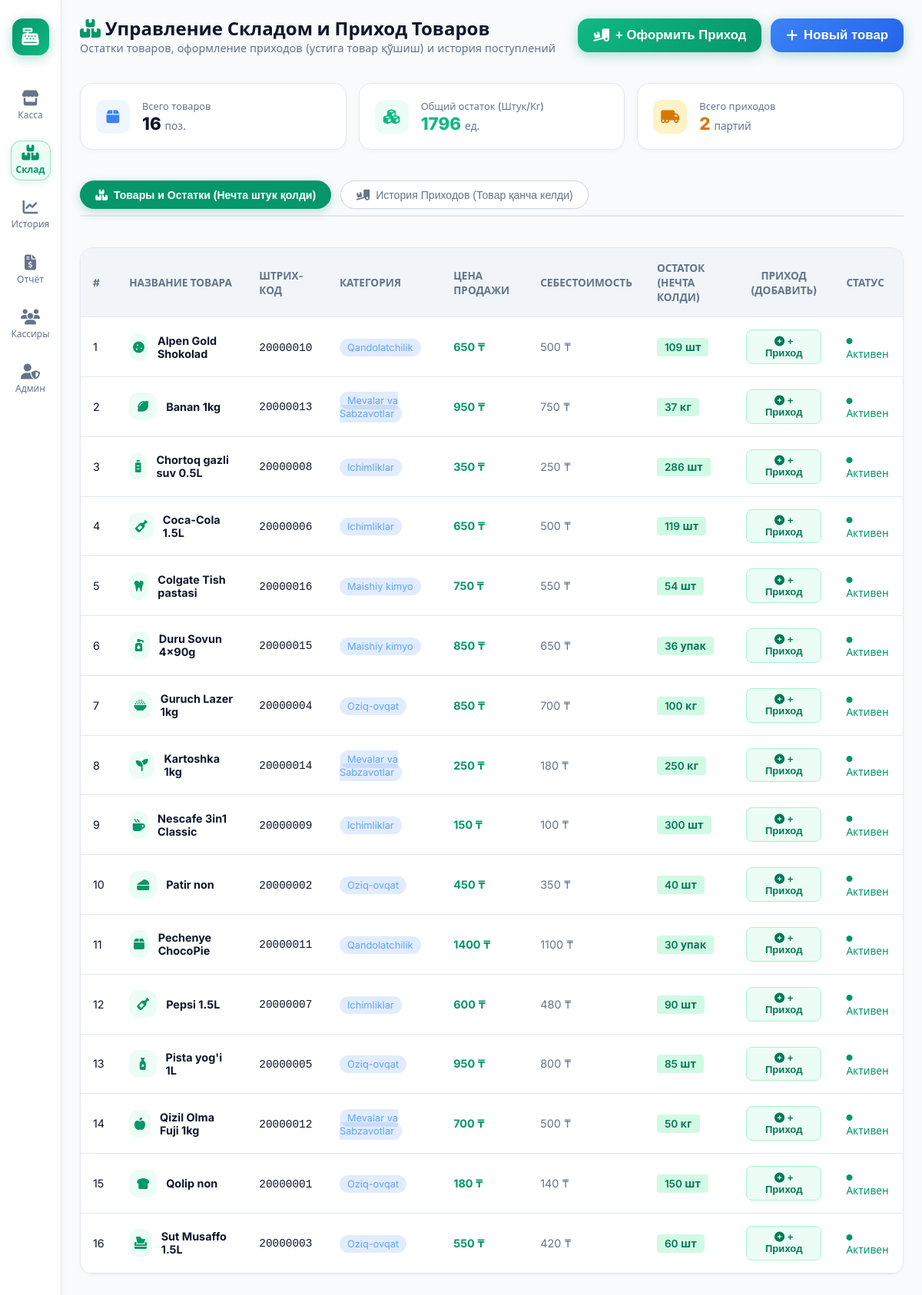
Screenshot of /products/ with the database file from the repository.
### kassa/models.py (models this page shows, shortened)
class Product(models.Model):
    UNIT_CHOICES = [
        ('dona', 'шт'),
        ('kg', 'кг'),
        ('litr', 'л'),
        ('qadoq', 'упак'),
        ('metr', 'м'),
    ]
    name = models.CharField(max_length=200, verbose_name="Название товара")
    barcode = models.CharField(max_length=50, unique=True, blank=True, null=True, verbose_name="Штрих-код")
    category = models.ForeignKey(Category, on_delete=models.SET_NULL, null=True, blank=True, related_name='products', verbose_name="Категория")
    price = models.DecimalField(max_digits=12, decimal_places=0, verbose_name="Цена продажи (₸)")
    cost_price = models.DecimalField(max_digits=12, decimal_places=0, default=0, verbose_name="Себестоимость (₸)")
    stock = models.IntegerField(default=100, verbose_name="Остаток на складе")
    unit = models.CharField(max_length=20, choices=UNIT_CHOICES, default='dona', verbose_name="Единица измерения")
    icon = models.CharField(max_length=50, default="fa-shopping-bag", verbose_name="Иконка")
    is_active = models.BooleanField(default=True, verbose_name="Активен")
    created_at = models.DateTimeField(auto_now_add=True)
    class Meta:
        verbose_name = "Товар"
        verbose_name_plural = "Товары"
        ordering = ['name']

class Category(models.Model):
    name = models.CharField(max_length=100, verbose_name="Название категории")
    icon = models.CharField(max_length=50, default="fa-box", verbose_name="Иконка (FontAwesome)")
    color = models.CharField(max_length=20, default="#3b82f6", verbose_name="Цвет")
    created_at = models.DateTimeField(auto_now_add=True)
    class Meta:
        verbose_name = "Категория"
        verbose_name_plural = "Категории"
        ordering = ['name']

### kassa/views.py (the view, shortened to what this page needs)
# urls.py: path('products/', views.products_list_view, name='products_list'),
def products_list_view(request):
    categories = Category.objects.all()
    products = Product.objects.select_related('category').all()
    supplies = ProductSupply.objects.select_related('product', 'product__category').all()[:100]
    total_stock_count = sum(p.stock for p in products)
    total_products_count = products.count()
    total_supplies_count = ProductSupply.objects.count()
    context = {
        'categories': categories,
        'products': products,
        'supplies': supplies,
        'total_stock_count': total_stock_count,
        'total_products_count': total_products_count,
        'total_supplies_count': total_supplies_count,
    }
    return render(request, 'kassa/products.html', context)

### templates/kassa/products.html (shortened to what this page needs)
{% extends 'base.html' %}
{% block content %}
<div class="main-content" style="max-width: 1200px; margin: 0 auto; width: 100%; overflow-y: auto; height: 100vh; padding-bottom: 3rem;">
    <div class="top-header" style="margin-bottom: 1rem; flex-wrap: wrap;">
        <div>
            <h2><i class="fa-solid fa-boxes-stacked" style="color: var(--accent-primary)"></i> Управление Складом и Приход Товаров</h2>
            <p style="color: var(--text-muted); font-size: 0.9rem;">Остатки товаров, оформление приходов (устига товар қўшиш) и история поступлений</p>
        </div>
        <div style="display: flex; gap: 0.75rem; flex-wrap: wrap;">
            <button class="checkout-btn" style="width: auto; padding: 0.75rem 1.25rem; background: linear-gradient(135deg, #10b981, #059669);" onclick="openSupplyModal()">
                <i class="fa-solid fa-truck-ramp-box"></i> + Оформить Приход
            </button>
            <button class="checkout-btn" style="width: auto; padding: 0.75rem 1.25rem; background: linear-gradient(135deg, #3b82f6, #2563eb);" onclick="openAddProductModal()">
                <i class="fa-solid fa-plus"></i> Новый товар
            </button>
        </div>
    </div>
    <div class="stats-grid" style="grid-template-columns: repeat(3, 1fr); margin-bottom: 1.25rem;">
        <div class="stat-card">
            <div class="stat-icon" style="background: #eff6ff; color: #3b82f6; width: 44px; height: 44px; border-radius: 12px; display: flex; align-items: center; justify-content: center; font-size: 1.2rem;">
                <i class="fa-solid fa-box"></i>
            </div>
            <div>
                <div style="font-size: 0.8rem; color: var(--text-muted); font-weight: 500;">Всего товаров</div>
                <div style="font-size: 1.4rem; font-weight: 800; color: var(--text-main);">{{ total_products_count }} <span style="font-size: 0.85rem; font-weight: 500; color: var(--text-muted);">поз.</span></div>
            </div>
        </div>
        <div class="stat-card">
            <div class="stat-icon" style="background: #ecfdf5; color: #10b981; width: 44px; height: 44px; border-radius: 12px; display: flex; align-items: center; justify-content: center; font-size: 1.2rem;">
                <i class="fa-solid fa-cubes"></i>
            </div>
            <div>
                <div style="font-size: 0.8rem; color: var(--text-muted); font-weight: 500;">Общий остаток (Штук/Кг)</div>
                <div style="font-size: 1.4rem; font-weight: 800; color: #10b981;">{{ total_stock_count }} <span style="font-size: 0.85rem; font-weight: 500; color: var(--text-muted);">ед.</span></div>
            </div>
        </div>
        <div class="stat-card">
            <div class="stat-icon" style="background: #fef3c7; color: #d97706; width: 44px; height: 44px; border-radius: 12px; display: flex; align-items: center; justify-content: center; font-size: 1.2rem;">
                <i class="fa-solid fa-truck-moving"></i>
            </div>
            <div>
                <div style="font-size: 0.8rem; color: var(--text-muted); font-weight: 500;">Всего приходов</div>
                <div style="font-size: 1.4rem; font-weight: 800; color: #d97706;">{{ total_supplies_count }} <span style="font-size: 0.85rem; font-weight: 500; color: var(--text-muted);">партий</span></div>
            </div>
        </div>
    </div>
    <div style="display: flex; gap: 0.75rem; border-bottom: 2px solid var(--border-color); padding-bottom: 0.5rem; margin-bottom: 1.25rem;">
        <button id="tab-products-btn" class="category-pill active" onclick="switchTab('products')">
            <i class="fa-solid fa-boxes-stacked"></i> Товары и Остатки (Нечта штук қолди)
        </button>
        <button id="tab-supplies-btn" class="category-pill" onclick="switchTab('supplies')">
            <i class="fa-solid fa-truck-ramp-box"></i> История Приходов (Товар қанча келди)
        </button>
    </div>
    <div id="view-products" class="tab-content-view">
        <div class="table-container">
            <table class="custom-table">
                <thead>
                    <tr>
                        <th>#</th>
                        <th>Название товара</th>
                        <th>Штрих-код</th>
                        <th>Категория</th>
                        <th>Цена продажи</th>
                        <th>Себестоимость</th>
                        <th>Остаток (Нечта колди)</th>
                        <th style="text-align: center;">Приход (Добавить)</th>
                        <th>Статус</th>
                    </tr>
                </thead>
                <tbody>
                    {% for p in products %}
                    <tr>
                        <td>{{ forloop.counter }}</td>
                        <td>
                            <div style="display: flex; align-items: center; gap: 0.75rem;">
                                <div class="product-icon-container" style="width: 36px; height: 36px; font-size: 1rem; margin-bottom: 0;">
                                    <i class="fa-solid {{ p.icon }}"></i>
                                </div>
                                <strong>{{ p.name }}</strong>
                            </div>
                        </td>
                        <td><code>{{ p.barcode|default:"---" }}</code></td>
                        <td>
                            {% if p.category %}
                                <span style="background: rgba(59, 130, 246, 0.15); color: #60a5fa; padding: 4px 10px; border-radius: 20px; font-size: 0.8rem;">
                                    {{ p.category.name }}
                                </span>
                            {% else %}
                                <span style="color: var(--text-muted);">---</span>
                            {% endif %}
                        </td>
                        <td><strong style="color: var(--accent-primary);">{{ p.price|floatformat:0 }} ₸</strong></td>
                        <td><span style="color: var(--text-muted);">{{ p.cost_price|floatformat:0 }} ₸</span></td>
                        <td>
                            {% if p.stock > 10 %}
                                <span class="stock-badge ok" style="font-size: 0.85rem; padding: 4px 10px;">{{ p.stock }} {{ p.get_unit_display }}</span>
                            {% else %}
                                <span class="stock-badge low" style="font-size: 0.85rem; padding: 4px 10px;"><i class="fa-solid fa-triangle-exclamation"></i> {{ p.stock }} {{ p.get_unit_display }}</span>
                            {% endif %}
                        </td>
                        <td style="text-align: center;">
                            <button class="quick-cash-btn" style="background: #ecfdf5; border-color: #a7f3d0; color: #047857; padding: 0.4rem 0.8rem; font-size: 0.82rem;"
                                    onclick="openSupplyModal('{{ p.id }}')">
                                <i class="fa-solid fa-plus-circle"></i> + Приход
                            </button>
                        </td>
                        <td>
                            {% if p.is_active %}
                                <span style="color: var(--accent-primary); font-size: 0.85rem;"><i class="fa-solid fa-circle" style="font-size: 0.5rem; vertical-align: middle;"></i> Активен</span>
                            {% else %}
                                <span style="color: var(--accent-rose); font-size: 0.85rem;">Неактивен</span>
                            {% endif %}
                        </td>
                    </tr>
                    {% empty %}
                    <tr>
                        <td colspan="9" style="text-align: center; color: var(--text-muted); padding: 3rem;">
                            На складе пока нет товаров.
                        </td>
                    </tr>
                    {% endfor %}
                </tbody>
            </table>
        </div>
    </div>
</div>
{% endblock %}

### static/css/style.css (style rules this page uses)
:root { --bg-dark: #f8fafc; --bg-card: #ffffff; --bg-card-hover: #f1f5f9; --border-color: #e2e8f0; --accent-primary: #059669; --accent-primary-hover: #047857; --accent-blue: #2563eb; --accent-purple: #7c3aed; --accent-amber: #d97706; --accent-rose: #e11d48; --text-main: #0f172a; --text-muted: #64748b; --font-family: 'Inter', system-ui, -apple-system, sans-serif; --glass-bg: rgba(255, 255, 255, 0.95); --glass-border: rgba(0, 0, 0, 0.08); --shadow-lg: 0 10px 30px -5px rgba(0, 0, 0, 0.08), 0 4px 6px -2px rgba(0, 0, 0, 0.04); }
* { box-sizing: border-box; margin: 0; padding: 0; }
body { font-family: var(--font-family); background-color: var(--bg-dark); color: var(--text-main); height: 100vh; overflow: hidden; display: flex; }
.main-content { flex: 1; display: flex; flex-direction: column; overflow: hidden; padding: 1.25rem 1.5rem; gap: 1.25rem; background: #f8fafc; min-width: 0; }
.top-header { display: flex; justify-content: space-between; align-items: center; gap: 1rem; }
.category-pill { padding: 0.6rem 1.2rem; background: #ffffff; border: 1px solid #cbd5e1; border-radius: 30px; color: var(--text-muted); font-size: 0.88rem; font-weight: 500; cursor: pointer; white-space: nowrap; display: flex; align-items: center; gap: 0.5rem; text-decoration: none; transition: all 0.25s ease; box-shadow: 0 1px 2px rgba(0,0,0,0.03); }
.category-pill.active { background: var(--accent-primary); color: #ffffff; font-weight: 600; border-color: var(--accent-primary); box-shadow: 0 4px 12px rgba(5, 150, 105, 0.25); }
.product-icon-container { width: 48px; height: 48px; background: #ecfdf5; border-radius: 12px; display: flex; align-items: center; justify-content: center; font-size: 1.4rem; color: var(--accent-primary); margin-bottom: 0.75rem; }
.stock-badge { padding: 2px 6px; border-radius: 4px; font-size: 0.7rem; font-weight: 600; }
.stock-badge.ok { background: #d1fae5; color: #047857; }
.checkout-btn { width: 100%; padding: 1rem; background: linear-gradient(135deg, var(--accent-primary), var(--accent-primary-hover)); color: white; border: none; border-radius: 14px; font-size: 1.05rem; font-weight: 700; cursor: pointer; display: flex; align-items: center; justify-content: center; gap: 0.5rem; box-shadow: 0 4px 15px rgba(5, 150, 105, 0.3); transition: all 0.25s ease; }
.quick-cash-btn { padding: 0.5rem; background: #f1f5f9; border: 1px solid #cbd5e1; border-radius: 8px; color: var(--text-main); font-size: 0.85rem; font-weight: 600; cursor: pointer; }
.stats-grid { display: grid; grid-template-columns: repeat(auto-fit, minmax(220px, 1fr)); gap: 1rem; margin-bottom: 1.5rem; }
.stat-card { background: #ffffff; border: 1px solid #e2e8f0; border-radius: 16px; padding: 1.25rem; display: flex; align-items: center; gap: 1rem; box-shadow: 0 2px 5px rgba(0,0,0,0.03); }
.stat-icon { width: 50px; height: 50px; border-radius: 12px; display: flex; align-items: center; justify-content: center; font-size: 1.5rem; }
.table-container { background: #ffffff; border: 1px solid #e2e8f0; border-radius: 16px; overflow: hidden; box-shadow: 0 2px 5px rgba(0,0,0,0.03); }
.custom-table { width: 100%; border-collapse: collapse; text-align: left; }
.custom-table th { background: #f1f5f9; padding: 1rem; font-size: 0.85rem; color: var(--text-muted); text-transform: uppercase; border-bottom: 1px solid #e2e8f0; }
.custom-table td { padding: 1rem; border-bottom: 1px solid #e2e8f0; font-size: 0.9rem; color: var(--text-main); }

### rows the page displays
Product: name "Alpen Gold Shokolad", barcode "20000010", category.name "Qandolatchilik", price "650", cost_price "500", stock "109", unit "шт", is_active True (drawn)
Product: name "Banan 1kg", barcode "20000013", category.name "Mevalar va Sabzavotlar", price "950", cost_price "750", stock "37", unit "кг", is_active True (drawn)
Product: name "Chortoq gazli suv 0.5L", barcode "20000008", category.name "Ichimliklar", price "350", cost_price "250", stock "286", unit "шт", is_active True (drawn)
Product: name "Coca-Cola 1.5L", barcode "20000006", category.name "Ichimliklar", price "650", cost_price "500", stock "119", unit "шт", is_active True (drawn)
Product: name "Colgate Tish pastasi", barcode "20000016", category.name "Maishiy kimyo", price "750", cost_price "550", stock "54", unit "шт", is_active True (drawn)
Product: name "Duru Sovun 4x90g", barcode "20000015", category.name "Maishiy kimyo", price "850", cost_price "650", stock "36", unit "упак", is_active True (drawn)
Product: name "Guruch Lazer 1kg", barcode "20000004", category.name "Oziq-ovqat", price "850", cost_price "700", stock "100", unit "кг", is_active True (drawn)
Product: name "Kartoshka 1kg", barcode "20000014", category.name "Mevalar va Sabzavotlar", price "250", cost_price "180", stock "250", unit "кг", is_active True (drawn)
Product: name "Nescafe 3in1 Classic", barcode "20000009", category.name "Ichimliklar", price "150", cost_price "100", stock "300", unit "шт", is_active True (drawn)
Product: name "Patir non", barcode "20000002", category.name "Oziq-ovqat", price "450", cost_price "350", stock "40", unit "шт", is_active True (drawn)
Product: name "Pechenye ChocoPie", barcode "20000011", category.name "Qandolatchilik", price "1400", cost_price "1100", stock "30", unit "упак", is_active True (drawn)
Product: name "Pepsi 1.5L", barcode "20000007", category.name "Ichimliklar", price "600", cost_price "480", stock "90", unit "шт", is_active True (drawn)
Product: name "Pista yog'i 1L", barcode "20000005", category.name "Oziq-ovqat", price "950", cost_price "800", stock "85", unit "шт", is_active True (drawn)
Product: name "Qizil Olma Fuji 1kg", barcode "20000012", category.name "Mevalar va Sabzavotlar", price "700", cost_price "500", stock "50", unit "кг", is_active True (drawn)
Product: name "Qolip non", barcode "20000001", category.name "Oziq-ovqat", price "180", cost_price "140", stock "150", unit "шт", is_active True (drawn)
Product: name "Sut Musaffo 1.5L", barcode "20000003", category.name "Oziq-ovqat", price "550", cost_price "420", stock "60", unit "шт", is_active True (drawn)

### other values shown
{{ total_products_count }} "16"
{{ total_stock_count }} "1796"
{{ total_supplies_count }} "2"
